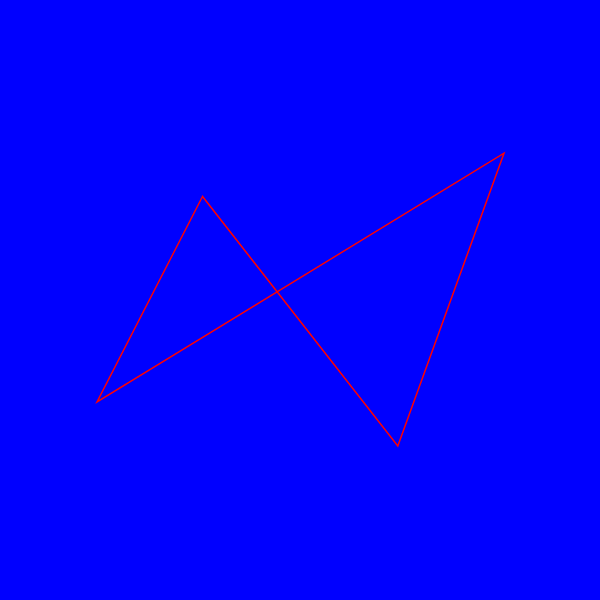
Frame 1 (no input)
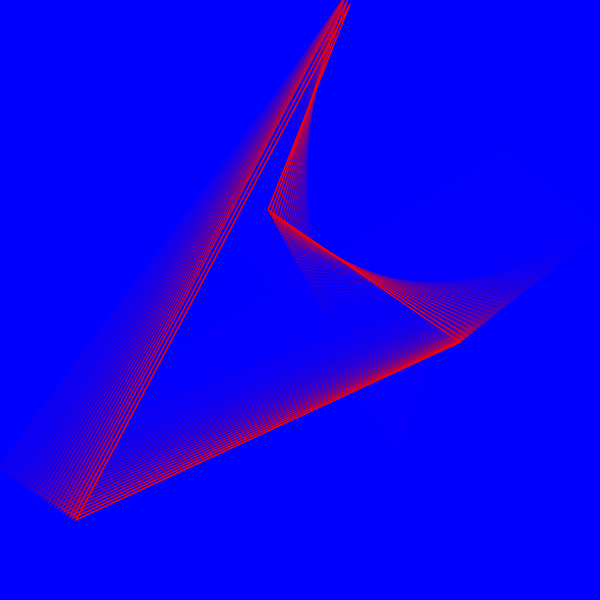
Frame 60 (no input)
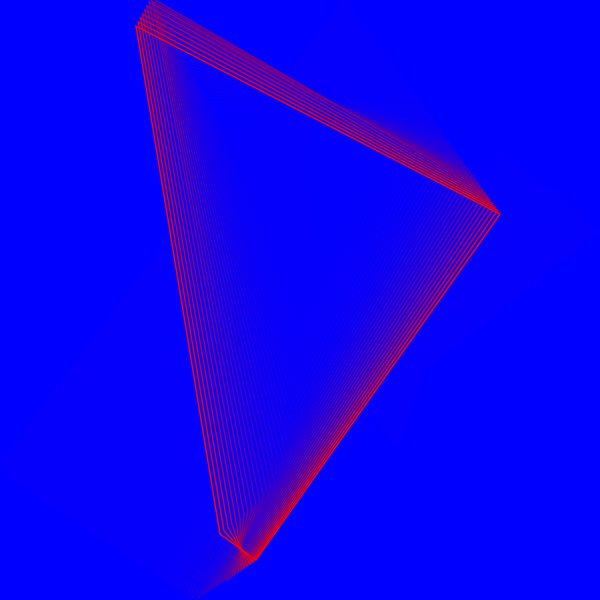
Frame 120 (the mouse pressed at the canvas centre since frame 60)

The p5.js sketch that drew these frames (run headless with seeded random() and noise() and a simulated clock; from frame 60 on, the mouse is pressed at the canvas centre):

// p5.js sketch
// ── sketch.js
// 4 points qui rebondissent, relies par un quadrilatere rouge
var ax = 200;
var ay = 200;
var bx = 100;
var by = 400;
var cx = 500;
var cy = 150;
var dx = 400;
var dy = 450;

var avx = 2.5;
var avy = -3.5;
var bvx = -3;
var bvy = 2;
var cvx = 4;
var cvy = 3.2;
var dvx = -2.2;
var dvy = -4;

function setup() {
  createCanvas(600, 600);
  background(0, 0, 255);
  strokeWeight(1.5);
}

function draw() {
  background(0, 0, 255, 27);
  stroke(255, 0, 0);
  noFill();

  ax = ax + avx;
  ay = ay + avy;
  bx = bx + bvx;
  by = by + bvy;
  cx = cx + cvx;
  cy = cy + cvy;
  dx = dx + dvx;
  dy = dy + dvy;

  if (ax <= 0 || ax >= width) { avx = avx * -1; }
  if (ay <= 0 || ay >= height) { avy = avy * -1; }
  if (bx <= 0 || bx >= width) { bvx = bvx * -1; }
  if (by <= 0 || by >= height) { bvy = bvy * -1; }
  if (cx <= 0 || cx >= width) { cvx = cvx * -1; }
  if (cy <= 0 || cy >= height) { cvy = cvy * -1; }
  if (dx <= 0 || dx >= width) { dvx = dvx * -1; }
  if (dy <= 0 || dy >= height) { dvy = dvy * -1; }

  quad(ax, ay, bx, by, cx, cy, dx, dy);
}
